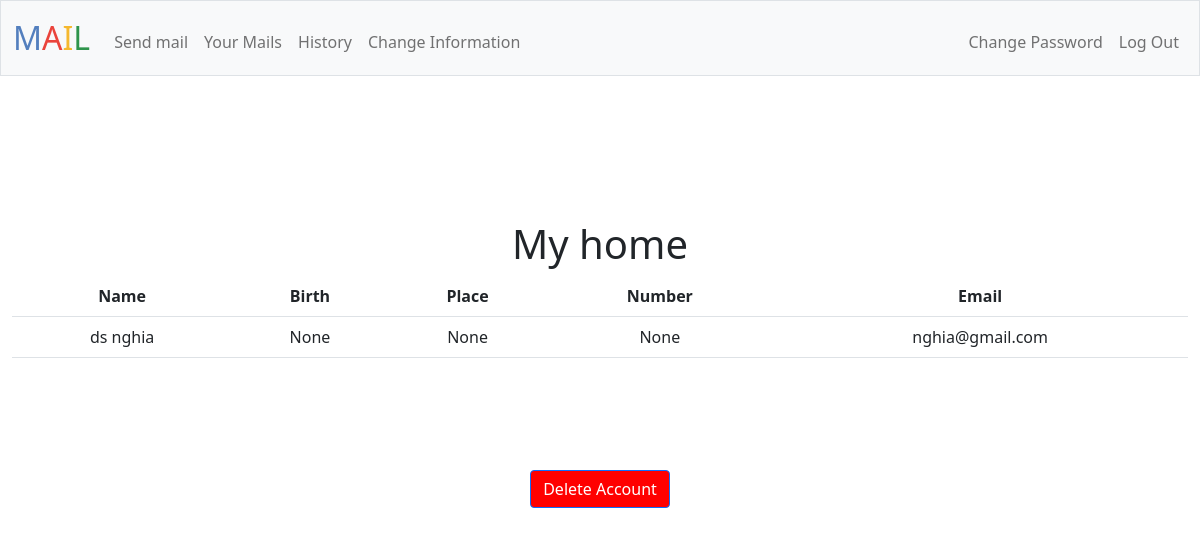
The page / (signed in) on the database its author committed.
### tables this page shows
CREATE TABLE informations (user_id INTEGER NOT NULL, name TEXT NOT NULL, birth TEXT, place TEXT, number TEXT, email TEXT NOT NULL UNIQUE);

### app.py (the view)
@app.route("/", methods=["GET", "POST"])
@login_required
def index():
    if request.method == "GET":
        user_id = session['user_id']
        rows = db.execute("SELECT * FROM informations WHERE user_id = ?", user_id)
        return render_template("index.html", rows=rows)
    user_id = session['user_id']
    db.execute("DELETE FROM users WHERE id = ?", user_id)
    db.execute("DELETE FROM informations WHERE user_id = ?", user_id)
    db.execute("DELETE FROM mail_box WHERE sender_id = ? OR receiver_id = ?", user_id, user_id)
    return redirect("/login")

### app.py (called while the page is built)
@app.after_request
def after_request(response):
    response.headers["Cache-Control"] = "no-cache, no-store, must-revalidate"
    response.headers["Expires"] = 0
    response.headers["Pragma"] = "no-cache"
    return response

### helpers.py (called while the page is built)
def login_required(f):
    @wraps(f)
    def decorated_function(*args, **kwargs):
        if session.get("user_id") is None:
            return redirect("/login")
        return f(*args, **kwargs)
    return decorated_function

### templates/index.html (shortened to what this page needs)
{% extends "layout.html" %}
{% block main %}
    <h1>My home</h1>
    <table class="table">
        <tr>
            <th scope="col">Name</th>
            <th scope="col">Birth</th>
            <th scope="col">Place</th>
            <th scope="col">Number</th>
            <th scope="col">Email</th>
        </tr>
        {% for row in rows %}
        <tr>
            <td>{{ row.name }}</td>
            <td>{{ row.birth }}</td>
            <td>{{ row.place }}</td>
            <td>{{ row.number }}</td>
            <td>{{ row.email }}</td>
        </tr>
        {% endfor %}
    </table>
{% endblock %}

### rows shown on the page
informations: name "ds nghia", birth "None", place "None", number "None", email "nghia@gmail.com"
